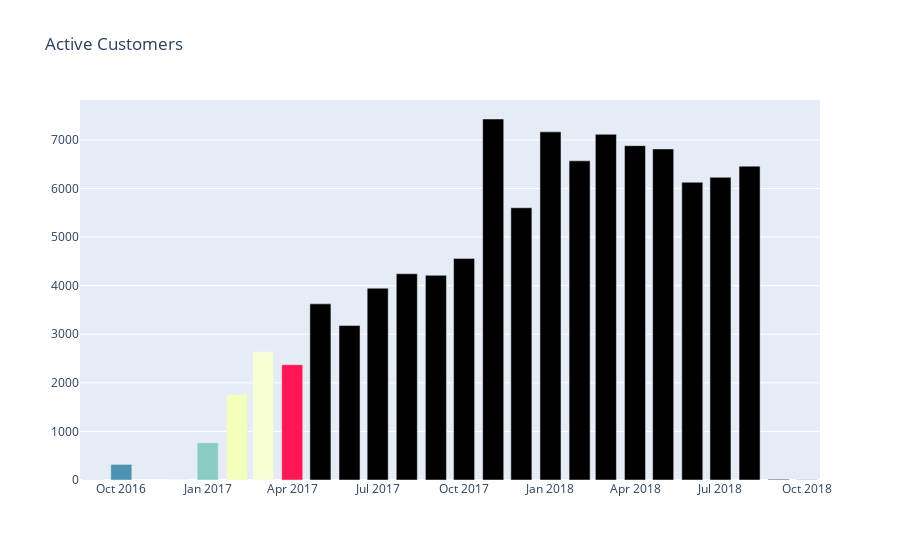

Notebook cell for this chart:
### Code cell
configure_plotly_browser_state()
trace0 = go.Bar(
    x=monthly_active_users["month_year"].values,
    y=monthly_active_users["customer_unique_id"].values,
    marker=dict(
        color=['rgba(36,123,160,1)', 
               'rgba(75,147,177,1)',
               'rgba(112,193,179,1)', 
               'rgba(138,204,192,1)',
               'rgba(243,255,189,1)',
               'rgba(247,255,213,1)',
               'rgba(255,22,84,1)']),
)

data = [trace0]

layout = go.Layout(
    title='Active Customers',
)

fig = go.Figure(data=data, layout=layout)
py.iplot(fig)

### Figure 1 — Plotly figure (JSON) as saved in the notebook; plotly's stock layout.template omitted (floating-point values rounded to 4 significant figures)
{"data": [{"marker": {"color": ["rgba(36,123,160,1)", "rgba(75,147,177,1)", "rgba(112,193,179,1)", "rgba(138,204,192,1)", "rgba(243,255,189,1)", "rgba(247,255,213,1)", "rgba(255,22,84,1)"]}, "type": "bar", "x": ["2016-09", "2016-10", "2016-12", "2017-01", "2017-02", "2017-03", "2017-04", "2017-05", "2017-06", "2017-07", "2017-08", "2017-09", "2017-10", "2017-11", "2017-12", "2018-01", "2018-02", "2018-03", "2018-04", "2018-05", "2018-06", "2018-07", "2018-08", "2018-09", "2018-10"], "y": [3, 321, 1, 765, 1755, 2642, 2372, 3625, 3180, 3947, 4246, 4212, 4561, 7430, 5603, 7166, 6569, 7115, 6882, 6814, 6128, 6230, 6460, 14, 4]}], "layout": {"title": {"text": "Active Customers"}}}
